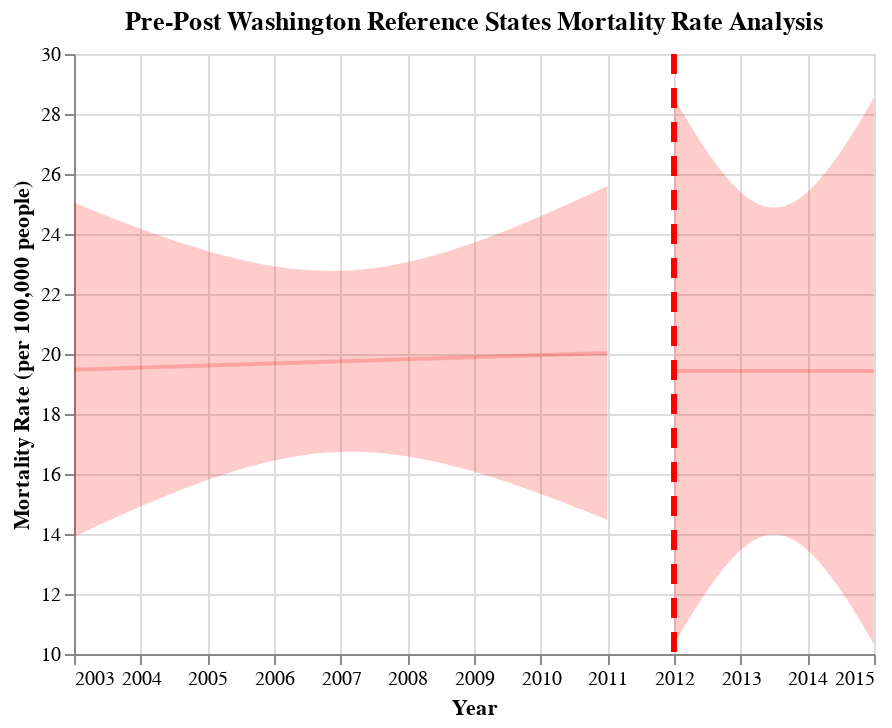

Notebook cell for this chart:
### Code cell
## Generate Pre-Post Graphs for WA reference states
fit, reg_chart_pre_WA_ref = get_reg_fit_WA_ref(
    death_data_WA_ref_subset_grouped_pre, 
    yvar="average_deaths_state", 
    xvar="YEAR", 
    alpha=0.05
)

fit, reg_chart_post_WA_ref = get_reg_fit_WA_ref(
    death_data_WA_ref_subset_grouped_post, 
    yvar="average_deaths_state", 
    xvar="YEAR", 
    alpha=0.05
)

## Create line post-policy implementation
line_2012 = alt.Chart(pd.DataFrame({'x': [2012]})).mark_rule(strokeDash=[10, 7], color = "red", strokeWidth=3).encode(x='x')

## Generate final pre-post graph for WA reference states
pre_post_WA_ref = reg_chart_pre_WA_ref + reg_chart_post_WA_ref + line_2012
pre_post_WA_ref.properties(title="Pre-Post Washington Reference States Mortality Rate Analysis")

### Figure 1 — Vega-Lite specification as saved in the notebook (floating-point values rounded to 4 significant figures)
{"config": {"view": {"continuousWidth": 400, "continuousHeight": 300}}, "layer": [{"mark": {"type": "errorband", "color": "red", "opacity": 0.2}, "encoding": {"x": {"field": "YEAR", "type": "quantitative"}, "y": {"field": "ci_low", "title": "", "type": "quantitative"}, "y2": {"field": "ci_high"}}}, {"mark": {"type": "line", "color": "red", "opacity": 0.2}, "encoding": {"x": {"axis": {"format": "T", "title": "Year"}, "field": "YEAR", "scale": {"zero": false}, "type": "quantitative"}, "y": {"field": "average_deaths_state", "scale": {"zero": false}, "title": "Mortality Rate (per 100,000 people)", "type": "quantitative"}}}, {"layer": [{"mark": {"type": "errorband", "color": "red", "opacity": 0.2}, "encoding": {"x": {"field": "YEAR", "type": "quantitative"}, "y": {"field": "ci_low", "title": "", "type": "quantitative"}, "y2": {"field": "ci_high"}}}, {"mark": {"type": "line", "color": "red", "opacity": 0.2}, "encoding": {"x": {"axis": {"format": "T", "title": "Year"}, "field": "YEAR", "scale": {"zero": false}, "type": "quantitative"}, "y": {"field": "average_deaths_state", "scale": {"zero": false}, "title": "Mortality Rate (per 100,000 people)", "type": "quantitative"}}}], "data": {"name": "data-e282201c904c958a23c5f640e78b0f66"}}, {"data": {"name": "data-093671e60d609957934f7032375c92d9"}, "mark": {"type": "rule", "color": "red", "strokeDash": [10, 7], "strokeWidth": 3}, "encoding": {"x": {"field": "x", "type": "quantitative"}}}], "data": {"name": "data-69bb729704e177ba58a1f8c9413d1926"}, "title": "Pre-Post Washington Reference States Mortality Rate Analysis", "$schema": "https://vega.github.io/schema/vega-lite/v4.17.0.json", "datasets": {"data-69bb729704e177ba58a1f8c9413d1926": [{"YEAR": 2003.0, "average_deaths_state": 19.48, "ci_low": 13.91, "ci_high": 25.04}, {"YEAR": 2003.0, "average_deaths_state": 19.48, "ci_low": 13.99, "ci_high": 24.97}, {"YEAR": 2003.0, "average_deaths_state": 19.49, "ci_low": 14.08, "ci_high": 24.9}, {"YEAR": 2003.0, "average_deaths_state": 19.49, "ci_low": 14.16, "ci_high": 24.83}, {"YEAR": 2003.0, "average_deaths_state": 19.5, "ci_low": 14.24, "ci_high": 24.76}, {"YEAR": 2003.0, "average_deaths_state": 19.5, "ci_low": 14.32, "ci_high": 24.69}, {"YEAR": 2003.0, "average_deaths_state": 19.51, "ci_low": 14.4, "ci_high": 24.62}, {"YEAR": 2004.0, "average_deaths_state": 19.52, "ci_low": 14.48, "ci_high": 24.55}, {"YEAR": 2004.0, "average_deaths_state": 19.52, "ci_low": 14.56, "ci_high": 24.48}, {"YEAR": 2004.0, "average_deaths_state": 19.53, "ci_low": 14.64, "ci_high": 24.41}, {"YEAR": 2004.0, "average_deaths_state": 19.53, "ci_low": 14.72, "ci_high": 24.34}, {"YEAR": 2004.0, "average_deaths_state": 19.54, "ci_low": 14.8, "ci_high": 24.27}, {"YEAR": 2004.0, "average_deaths_state": 19.54, "ci_low": 14.88, "ci_high": 24.21}, {"YEAR": 2004.0, "average_deaths_state": 19.55, "ci_low": 14.95, "ci_high": 24.14}, {"YEAR": 2004.0, "average_deaths_state": 19.55, "ci_low": 15.03, "ci_high": 24.08}, {"YEAR": 2004.0, "average_deaths_state": 19.56, "ci_low": 15.11, "ci_high": 24.01}, {"YEAR": 2004.0, "average_deaths_state": 19.57, "ci_low": 15.18, "ci_high": 23.95}, {"YEAR": 2004.0, "average_deaths_state": 19.57, "ci_low": 15.25, "ci_high": 23.89}, {"YEAR": 2004.0, "average_deaths_state": 19.58, "ci_low": 15.32, "ci_high": 23.83}, {"YEAR": 2005.0, "average_deaths_state": 19.58, "ci_low": 15.39, "ci_high": 23.77}, {"YEAR": 2005.0, "average_deaths_state": 19.59, "ci_low": 15.46, "ci_high": 23.71}, {"YEAR": 2005.0, "average_deaths_state": 19.59, "ci_low": 15.53, "ci_high": 23.65}, {"YEAR": 2005.0, "average_deaths_state": 19.6, "ci_low": 15.6, "ci_high": 23.6}, {"YEAR": 2005.0, "average_deaths_state": 19.6, "ci_low": 15.67, "ci_high": 23.54}, {"YEAR": 2005.0, "average_deaths_state": 19.61, "ci_low": 15.73, "ci_high": 23.49}, {"YEAR": 2005.0, "average_deaths_state": 19.62, "ci_low": 15.8, "ci_high": 23.44}, {"YEAR": 2005.0, "average_deaths_state": 19.62, "ci_low": 15.86, "ci_high": 23.38}, {"YEAR": 2005.0, "average_deaths_state": 19.63, "ci_low": 15.92, "ci_high": 23.33}, {"YEAR": 2005.0, "average_deaths_state": 19.63, "ci_low": 15.98, "ci_high": 23.29}, {"YEAR": 2005.0, "average_deaths_state": 19.64, "ci_low": 16.04, "ci_high": 23.24}, {"YEAR": 2005.0, "average_deaths_state": 19.64, "ci_low": 16.09, "ci_high": 23.2}, {"YEAR": 2005.0, "average_deaths_state": 19.65, "ci_low": 16.14, "ci_high": 23.15}, {"YEAR": 2006.0, "average_deaths_state": 19.65, "ci_low": 16.2, "ci_high": 23.11}, {"YEAR": 2006.0, "average_deaths_state": 19.66, "ci_low": 16.25, "ci_high": 23.07}, {"YEAR": 2006.0, "average_deaths_state": 19.67, "ci_low": 16.3, "ci_high": 23.04}, {"YEAR": 2006.0, "average_deaths_state": 19.67, "ci_low": 16.34, "ci_high": 23.0}, {"YEAR": 2006.0, "average_deaths_state": 19.68, "ci_low": 16.39, "ci_high": 22.97}, {"YEAR": 2006.0, "average_deaths_state": 19.68, "ci_low": 16.43, "ci_high": 22.94}, {"YEAR": 2006.0, "average_deaths_state": 19.69, "ci_low": 16.47, "ci_high": 22.91}, {"YEAR": 2006.0, "average_deaths_state": 19.69, "ci_low": 16.5, "ci_high": 22.88}, {"YEAR": 2006.0, "average_deaths_state": 19.7, "ci_low": 16.54, "ci_high": 22.86}, {"YEAR": 2006.0, "average_deaths_state": 19.7, "ci_low": 16.57, "ci_high": 22.84}, {"YEAR": 2006.0, "average_deaths_state": 19.71, "ci_low": 16.6, "ci_high": 22.82}, {"YEAR": 2006.0, "average_deaths_state": 19.72, "ci_low": 16.63, "ci_high": 22.81}, {"YEAR": 2007.0, "average_deaths_state": 19.72, "ci_low": 16.65, "ci_high": 22.79}, {"YEAR": 2007.0, "average_deaths_state": 19.73, "ci_low": 16.67, "ci_high": 22.78}, {"YEAR": 2007.0, "average_deaths_state": 19.73, "ci_low": 16.69, "ci_high": 22.78}, {"YEAR": 2007.0, "average_deaths_state": 19.74, "ci_low": 16.71, "ci_high": 22.77}, {"YEAR": 2007.0, "average_deaths_state": 19.74, "ci_low": 16.72, "ci_high": 22.77}, {"YEAR": 2007.0, "average_deaths_state": 19.75, "ci_low": 16.73, "ci_high": 22.77}, {"YEAR": 2007.0, "average_deaths_state": 19.76, "ci_low": 16.74, "ci_high": 22.78}, {"YEAR": 2007.0, "average_deaths_state": 19.76, "ci_low": 16.74, "ci_high": 22.78}, {"YEAR": 2007.0, "average_deaths_state": 19.77, "ci_low": 16.74, "ci_high": 22.79}, {"YEAR": 2007.0, "average_deaths_state": 19.77, "ci_low": 16.74, "ci_high": 22.8}, {"YEAR": 2007.0, "average_deaths_state": 19.78, "ci_low": 16.73, "ci_high": 22.82}, {"YEAR": 2007.0, "average_deaths_state": 19.78, "ci_low": 16.73, "ci_high": 22.84}, {"YEAR": 2007.0, "average_deaths_state": 19.79, "ci_low": 16.72, "ci_high": 22.86}, {"YEAR": 2008.0, "average_deaths_state": 19.79, "ci_low": 16.7, "ci_high": 22.88}, {"YEAR": 2008.0, "average_deaths_state": 19.8, "ci_low": 16.69, "ci_high": 22.91}, {"YEAR": 2008.0, "average_deaths_state": 19.81, "ci_low": 16.67, "ci_high": 22.94}, {"YEAR": 2008.0, "average_deaths_state": 19.81, "ci_low": 16.65, "ci_high": 22.97}, {"YEAR": 2008.0, "average_deaths_state": 19.82, "ci_low": 16.63, "ci_high": 23.01}, {"YEAR": 2008.0, "average_deaths_state": 19.82, "ci_low": 16.6, "ci_high": 23.04}, {"YEAR": 2008.0, "average_deaths_state": 19.83, "ci_low": 16.57, "ci_high": 23.08}, {"YEAR": 2008.0, "average_deaths_state": 19.83, "ci_low": 16.54, "ci_high": 23.13}, {"YEAR": 2008.0, "average_deaths_state": 19.84, "ci_low": 16.51, "ci_high": 23.17}, {"YEAR": 2008.0, "average_deaths_state": 19.84, "ci_low": 16.47, "ci_high": 23.22}, {"YEAR": 2008.0, "average_deaths_state": 19.85, "ci_low": 16.44, "ci_high": 23.26}, {"YEAR": 2008.0, "average_deaths_state": 19.86, "ci_low": 16.4, "ci_high": 23.31}, {"YEAR": 2009.0, "average_deaths_state": 19.86, "ci_low": 16.36, "ci_high": 23.37}, {"YEAR": 2009.0, "average_deaths_state": 19.87, "ci_low": 16.31, "ci_high": 23.42}, {"YEAR": 2009.0, "average_deaths_state": 19.87, "ci_low": 16.27, "ci_high": 23.48}, {"YEAR": 2009.0, "average_deaths_state": 19.88, "ci_low": 16.22, "ci_high": 23.53}, {"YEAR": 2009.0, "average_deaths_state": 19.88, "ci_low": 16.18, "ci_high": 23.59}, {"YEAR": 2009.0, "average_deaths_state": 19.89, "ci_low": 16.13, "ci_high": 23.65}, {"YEAR": 2009.0, "average_deaths_state": 19.89, "ci_low": 16.08, "ci_high": 23.71}, {"YEAR": 2009.0, "average_deaths_state": 19.9, "ci_low": 16.02, "ci_high": 23.78}, {"YEAR": 2009.0, "average_deaths_state": 19.91, "ci_low": 15.97, "ci_high": 23.84}, {"YEAR": 2009.0, "average_deaths_state": 19.91, "ci_low": 15.91, "ci_high": 23.91}, {"YEAR": 2009.0, "average_deaths_state": 19.92, "ci_low": 15.86, "ci_high": 23.98}, {"YEAR": 2009.0, "average_deaths_state": 19.92, "ci_low": 15.8, "ci_high": 24.05}, {"YEAR": 2009.0, "average_deaths_state": 19.93, "ci_low": 15.74, "ci_high": 24.12}, {"YEAR": 2010.0, "average_deaths_state": 19.93, "ci_low": 15.68, "ci_high": 24.19}, {"YEAR": 2010.0, "average_deaths_state": 19.94, "ci_low": 15.62, "ci_high": 24.26}, {"YEAR": 2010.0, "average_deaths_state": 19.95, "ci_low": 15.56, "ci_high": 24.33}, {"YEAR": 2010.0, "average_deaths_state": 19.95, "ci_low": 15.5, "ci_high": 24.41}, {"YEAR": 2010.0, "average_deaths_state": 19.96, "ci_low": 15.43, "ci_high": 24.48}, {"YEAR": 2010.0, "average_deaths_state": 19.96, "ci_low": 15.37, "ci_high": 24.56}, {"YEAR": 2010.0, "average_deaths_state": 19.97, "ci_low": 15.3, "ci_high": 24.63}, {"YEAR": 2010.0, "average_deaths_state": 19.97, "ci_low": 15.24, "ci_high": 24.71}, {"YEAR": 2010.0, "average_deaths_state": 19.98, "ci_low": 15.17, "ci_high": 24.79}, {"YEAR": 2010.0, "average_deaths_state": 19.98, "ci_low": 15.1, "ci_high": 24.87}, {"YEAR": 2010.0, "average_deaths_state": 19.99, "ci_low": 15.03, "ci_high": 24.95}, {"YEAR": 2010.0, "average_deaths_state": 20.0, "ci_low": 14.96, "ci_high": 25.03}, {"YEAR": 2011.0, "average_deaths_state": 20.0, "ci_low": 14.9, "ci_high": 25.11}, {"YEAR": 2011.0, "average_deaths_state": 20.01, "ci_low": 14.83, "ci_high": 25.19}, {"YEAR": 2011.0, "average_deaths_state": 20.01, "ci_low": 14.75, "ci_high": 25.27}, {"YEAR": 2011.0, "average_deaths_state": 20.02, "ci_low": 14.68, "ci_high": 25.35}, {"YEAR": 2011.0, "average_deaths_state": 20.02, "ci_low": 14.61, "ci_high": 25.44}, {"YEAR": 2011.0, "average_deaths_state": 20.03, "ci_low": 14.54, "ci_high": 25.52}, {"YEAR": 2011.0, "average_deaths_state": 20.03, "ci_low": 14.47, "ci_high": 25.6}], "data-e282201c904c958a23c5f640e78b0f66": [{"YEAR": 2012.0, "average_deaths_state": 19.43, "ci_low": 10.31, "ci_high": 28.55}, {"YEAR": 2012.0, "average_deaths_state": 19.43, "ci_low": 10.43, "ci_high": 28.43}, {"YEAR": 2012.0, "average_deaths_state": 19.43, "ci_low": 10.55, "ci_high": 28.31}, {"YEAR": 2012.0, "average_deaths_state": 19.43, "ci_low": 10.66, "ci_high": 28.2}, {"YEAR": 2012.0, "average_deaths_state": 19.43, "ci_low": 10.78, "ci_high": 28.08}, {"YEAR": 2012.0, "average_deaths_state": 19.43, "ci_low": 10.89, "ci_high": 27.97}, {"YEAR": 2012.0, "average_deaths_state": 19.43, "ci_low": 11.0, "ci_high": 27.86}, {"YEAR": 2012.0, "average_deaths_state": 19.43, "ci_low": 11.11, "ci_high": 27.75}, {"YEAR": 2012.0, "average_deaths_state": 19.43, "ci_low": 11.22, "ci_high": 27.64}, {"YEAR": 2012.0, "average_deaths_state": 19.43, "ci_low": 11.33, "ci_high": 27.53}, {"YEAR": 2012.0, "average_deaths_state": 19.43, "ci_low": 11.44, "ci_high": 27.42}, {"YEAR": 2012.0, "average_deaths_state": 19.43, "ci_low": 11.54, "ci_high": 27.32}, {"YEAR": 2012.0, "average_deaths_state": 19.43, "ci_low": 11.65, "ci_high": 27.21}, {"YEAR": 2012.0, "average_deaths_state": 19.43, "ci_low": 11.75, "ci_high": 27.11}, {"YEAR": 2012.0, "average_deaths_state": 19.43, "ci_low": 11.86, "ci_high": 27.01}, {"YEAR": 2012.0, "average_deaths_state": 19.43, "ci_low": 11.96, "ci_high": 26.9}, {"YEAR": 2012.0, "average_deaths_state": 19.43, "ci_low": 12.06, "ci_high": 26.81}, {"YEAR": 2013.0, "average_deaths_state": 19.43, "ci_low": 12.15, "ci_high": 26.71}, {"YEAR": 2013.0, "average_deaths_state": 19.43, "ci_low": 12.25, "ci_high": 26.61}, {"YEAR": 2013.0, "average_deaths_state": 19.43, "ci_low": 12.34, "ci_high": 26.52}, {"YEAR": 2013.0, "average_deaths_state": 19.43, "ci_low": 12.44, "ci_high": 26.42}, {"YEAR": 2013.0, "average_deaths_state": 19.43, "ci_low": 12.53, "ci_high": 26.33}, {"YEAR": 2013.0, "average_deaths_state": 19.43, "ci_low": 12.62, "ci_high": 26.25}, {"YEAR": 2013.0, "average_deaths_state": 19.43, "ci_low": 12.7, "ci_high": 26.16}, {"YEAR": 2013.0, "average_deaths_state": 19.43, "ci_low": 12.79, "ci_high": 26.07}, {"YEAR": 2013.0, "average_deaths_state": 19.43, "ci_low": 12.87, "ci_high": 25.99}, {"YEAR": 2013.0, "average_deaths_state": 19.43, "ci_low": 12.95, "ci_high": 25.91}, {"YEAR": 2013.0, "average_deaths_state": 19.43, "ci_low": 13.03, "ci_high": 25.83}, {"YEAR": 2013.0, "average_deaths_state": 19.43, "ci_low": 13.1, "ci_high": 25.76}, {"YEAR": 2013.0, "average_deaths_state": 19.43, "ci_low": 13.18, "ci_high": 25.68}, {"YEAR": 2013.0, "average_deaths_state": 19.43, "ci_low": 13.25, "ci_high": 25.61}, {"YEAR": 2013.0, "average_deaths_state": 19.43, "ci_low": 13.32, "ci_high": 25.55}, {"YEAR": 2013.0, "average_deaths_state": 19.43, "ci_low": 13.38, "ci_high": 25.48}, {"YEAR": 2013.0, "average_deaths_state": 19.43, "ci_low": 13.44, "ci_high": 25.42}, {"YEAR": 2013.0, "average_deaths_state": 19.43, "ci_low": 13.5, "ci_high": 25.36}, {"YEAR": 2013.0, "average_deaths_state": 19.43, "ci_low": 13.56, "ci_high": 25.3}, {"YEAR": 2013.0, "average_deaths_state": 19.43, "ci_low": 13.61, "ci_high": 25.25}, {"YEAR": 2013.0, "average_deaths_state": 19.43, "ci_low": 13.66, "ci_high": 25.2}, {"YEAR": 2013.0, "average_deaths_state": 19.43, "ci_low": 13.71, "ci_high": 25.16}, {"YEAR": 2013.0, "average_deaths_state": 19.43, "ci_low": 13.75, "ci_high": 25.11}, {"YEAR": 2013.0, "average_deaths_state": 19.43, "ci_low": 13.79, "ci_high": 25.07}, {"YEAR": 2013.0, "average_deaths_state": 19.43, "ci_low": 13.83, "ci_high": 25.04}, {"YEAR": 2013.0, "average_deaths_state": 19.43, "ci_low": 13.86, "ci_high": 25.0}, {"YEAR": 2013.0, "average_deaths_state": 19.43, "ci_low": 13.89, "ci_high": 24.98}, {"YEAR": 2013.0, "average_deaths_state": 19.43, "ci_low": 13.91, "ci_high": 24.95}, {"YEAR": 2013.0, "average_deaths_state": 19.43, "ci_low": 13.93, "ci_high": 24.93}, {"YEAR": 2013.0, "average_deaths_state": 19.43, "ci_low": 13.95, "ci_high": 24.91}, {"YEAR": 2013.0, "average_deaths_state": 19.43, "ci_low": 13.97, "ci_high": 24.9}, {"YEAR": 2013.0, "average_deaths_state": 19.43, "ci_low": 13.98, "ci_high": 24.89}, {"YEAR": 2013.0, "average_deaths_state": 19.43, "ci_low": 13.98, "ci_high": 24.88}, {"YEAR": 2013.0, "average_deaths_state": 19.43, "ci_low": 13.98, "ci_high": 24.88}, {"YEAR": 2014.0, "average_deaths_state": 19.43, "ci_low": 13.98, "ci_high": 24.88}, {"YEAR": 2014.0, "average_deaths_state": 19.43, "ci_low": 13.98, "ci_high": 24.89}, {"YEAR": 2014.0, "average_deaths_state": 19.43, "ci_low": 13.97, "ci_high": 24.9}, {"YEAR": 2014.0, "average_deaths_state": 19.43, "ci_low": 13.95, "ci_high": 24.91}, {"YEAR": 2014.0, "average_deaths_state": 19.43, "ci_low": 13.94, "ci_high": 24.93}, {"YEAR": 2014.0, "average_deaths_state": 19.43, "ci_low": 13.91, "ci_high": 24.95}, {"YEAR": 2014.0, "average_deaths_state": 19.43, "ci_low": 13.89, "ci_high": 24.98}, {"YEAR": 2014.0, "average_deaths_state": 19.43, "ci_low": 13.86, "ci_high": 25.0}, {"YEAR": 2014.0, "average_deaths_state": 19.43, "ci_low": 13.83, "ci_high": 25.04}, {"YEAR": 2014.0, "average_deaths_state": 19.43, "ci_low": 13.79, "ci_high": 25.07}, {"YEAR": 2014.0, "average_deaths_state": 19.43, "ci_low": 13.75, "ci_high": 25.11}, {"YEAR": 2014.0, "average_deaths_state": 19.43, "ci_low": 13.71, "ci_high": 25.16}, {"YEAR": 2014.0, "average_deaths_state": 19.43, "ci_low": 13.66, "ci_high": 25.2}, {"YEAR": 2014.0, "average_deaths_state": 19.43, "ci_low": 13.61, "ci_high": 25.25}, {"YEAR": 2014.0, "average_deaths_state": 19.43, "ci_low": 13.56, "ci_high": 25.31}, {"YEAR": 2014.0, "average_deaths_state": 19.43, "ci_low": 13.5, "ci_high": 25.36}, {"YEAR": 2014.0, "average_deaths_state": 19.43, "ci_low": 13.44, "ci_high": 25.42}, {"YEAR": 2014.0, "average_deaths_state": 19.43, "ci_low": 13.38, "ci_high": 25.48}, {"YEAR": 2014.0, "average_deaths_state": 19.43, "ci_low": 13.32, "ci_high": 25.55}, {"YEAR": 2014.0, "average_deaths_state": 19.43, "ci_low": 13.25, "ci_high": 25.62}, {"YEAR": 2014.0, "average_deaths_state": 19.43, "ci_low": 13.18, "ci_high": 25.69}, {"YEAR": 2014.0, "average_deaths_state": 19.43, "ci_low": 13.11, "ci_high": 25.76}, {"YEAR": 2014.0, "average_deaths_state": 19.43, "ci_low": 13.03, "ci_high": 25.83}, {"YEAR": 2014.0, "average_deaths_state": 19.43, "ci_low": 12.95, "ci_high": 25.91}, {"YEAR": 2014.0, "average_deaths_state": 19.43, "ci_low": 12.87, "ci_high": 25.99}, {"YEAR": 2014.0, "average_deaths_state": 19.43, "ci_low": 12.79, "ci_high": 26.08}, {"YEAR": 2014.0, "average_deaths_state": 19.43, "ci_low": 12.71, "ci_high": 26.16}, {"YEAR": 2014.0, "average_deaths_state": 19.43, "ci_low": 12.62, "ci_high": 26.25}, {"YEAR": 2014.0, "average_deaths_state": 19.43, "ci_low": 12.53, "ci_high": 26.34}, {"YEAR": 2014.0, "average_deaths_state": 19.43, "ci_low": 12.44, "ci_high": 26.43}, {"YEAR": 2014.0, "average_deaths_state": 19.43, "ci_low": 12.35, "ci_high": 26.52}, {"YEAR": 2014.0, "average_deaths_state": 19.43, "ci_low": 12.25, "ci_high": 26.61}, {"YEAR": 2014.0, "average_deaths_state": 19.43, "ci_low": 12.16, "ci_high": 26.71}, {"YEAR": 2015.0, "average_deaths_state": 19.43, "ci_low": 12.06, "ci_high": 26.81}, {"YEAR": 2015.0, "average_deaths_state": 19.43, "ci_low": 11.96, "ci_high": 26.91}, {"YEAR": 2015.0, "average_deaths_state": 19.43, "ci_low": 11.86, "ci_high": 27.01}, {"YEAR": 2015.0, "average_deaths_state": 19.43, "ci_low": 11.76, "ci_high": 27.11}, {"YEAR": 2015.0, "average_deaths_state": 19.43, "ci_low": 11.65, "ci_high": 27.21}, {"YEAR": 2015.0, "average_deaths_state": 19.43, "ci_low": 11.55, "ci_high": 27.32}, {"YEAR": 2015.0, "average_deaths_state": 19.43, "ci_low": 11.44, "ci_high": 27.43}, {"YEAR": 2015.0, "average_deaths_state": 19.43, "ci_low": 11.33, "ci_high": 27.53}, {"YEAR": 2015.0, "average_deaths_state": 19.43, "ci_low": 11.22, "ci_high": 27.64}, {"YEAR": 2015.0, "average_deaths_state": 19.43, "ci_low": 11.11, "ci_high": 27.75}, {"YEAR": 2015.0, "average_deaths_state": 19.43, "ci_low": 11.0, "ci_high": 27.86}, {"YEAR": 2015.0, "average_deaths_state": 19.43, "ci_low": 10.89, "ci_high": 27.98}, {"YEAR": 2015.0, "average_deaths_state": 19.43, "ci_low": 10.78, "ci_high": 28.09}, {"YEAR": 2015.0, "average_deaths_state": 19.43, "ci_low": 10.66, "ci_high": 28.2}, {"YEAR": 2015.0, "average_deaths_state": 19.43, "ci_low": 10.55, "ci_high": 28.32}, {"YEAR": 2015.0, "average_deaths_state": 19.43, "ci_low": 10.43, "ci_high": 28.43}, {"YEAR": 2015.0, "average_deaths_state": 19.43, "ci_low": 10.32, "ci_high": 28.55}], "data-093671e60d609957934f7032375c92d9": [{"x": 2012}]}}
